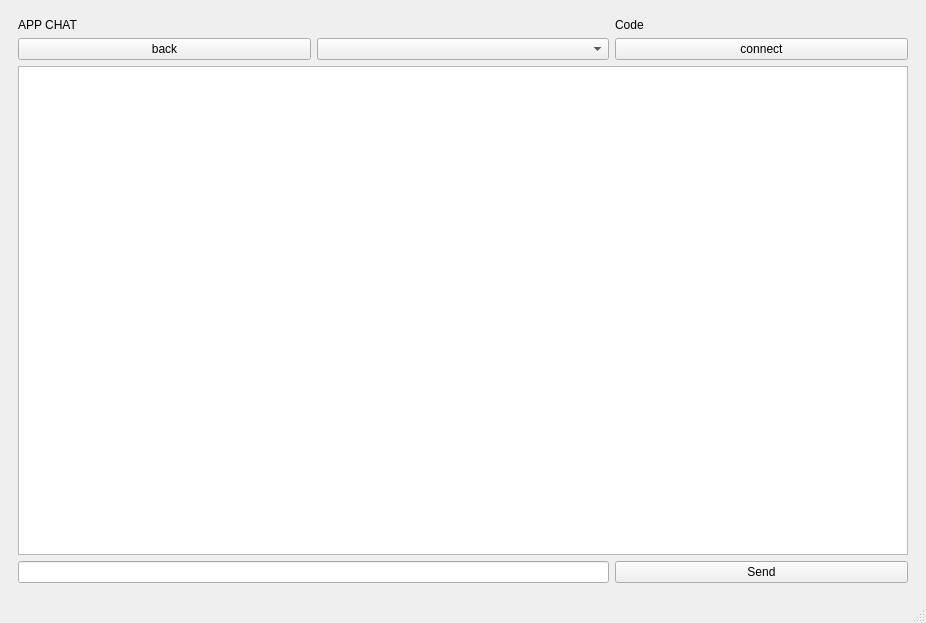
<?xml version="1.0" encoding="UTF-8"?>
<ui version="4.0">
 <class>AppChat</class>
 <widget class="QMainWindow" name="AppChat">
  <property name="geometry">
   <rect>
    <x>0</x>
    <y>0</y>
    <width>926</width>
    <height>623</height>
   </rect>
  </property>
  <property name="windowTitle">
   <string>AppChat</string>
  </property>
  <widget class="QWidget" name="centralwidget">
   <layout class="QGridLayout" name="gridLayout_2">
    <item row="0" column="0">
     <widget class="QStackedWidget" name="stackedWidget">
      <property name="currentIndex">
       <number>1</number>
      </property>
      <widget class="QWidget" name="page">
       <widget class="QPushButton" name="pushButton_open_app">
        <property name="geometry">
         <rect>
          <x>280</x>
          <y>150</y>
          <width>80</width>
          <height>61</height>
         </rect>
        </property>
        <property name="text">
         <string>App chat</string>
        </property>
       </widget>
      </widget>
      <widget class="QWidget" name="page_2">
       <layout class="QGridLayout" name="gridLayout_3">
        <item row="0" column="0">
         <layout class="QGridLayout" name="gridLayout">
          <item row="0" column="0">
           <widget class="QLabel" name="label">
            <property name="text">
             <string>APP CHAT</string>
            </property>
           </widget>
          </item>
          <item row="0" column="2">
           <widget class="QLabel" name="label_index_code">
            <property name="text">
             <string>Code</string>
            </property>
           </widget>
          </item>
          <item row="1" column="1">
           <widget class="QComboBox" name="comboBox_ListAddress"/>
          </item>
          <item row="1" column="2">
           <widget class="QPushButton" name="pushButton_Connect">
            <property name="text">
             <string>connect</string>
            </property>
           </widget>
          </item>
          <item row="2" column="0" colspan="3">
           <widget class="QTextEdit" name="textEdit_recied">
            <property name="layoutDirection">
             <enum>Qt::LeftToRight</enum>
            </property>
           </widget>
          </item>
          <item row="3" column="2">
           <widget class="QPushButton" name="pushButton_Send">
            <property name="text">
             <string>Send</string>
            </property>
           </widget>
          </item>
          <item row="3" column="0" colspan="2">
           <widget class="QLineEdit" name="lineEdit_Message_Send"/>
          </item>
          <item row="1" column="0">
           <widget class="QPushButton" name="pushButton_back">
            <property name="text">
             <string>back</string>
            </property>
           </widget>
          </item>
         </layout>
        </item>
       </layout>
      </widget>
     </widget>
    </item>
   </layout>
  </widget>
  <widget class="QMenuBar" name="menubar">
   <property name="geometry">
    <rect>
     <x>0</x>
     <y>0</y>
     <width>926</width>
     <height>21</height>
    </rect>
   </property>
  </widget>
  <widget class="QStatusBar" name="statusbar"/>
 </widget>
 <resources/>
 <connections/>
</ui>
